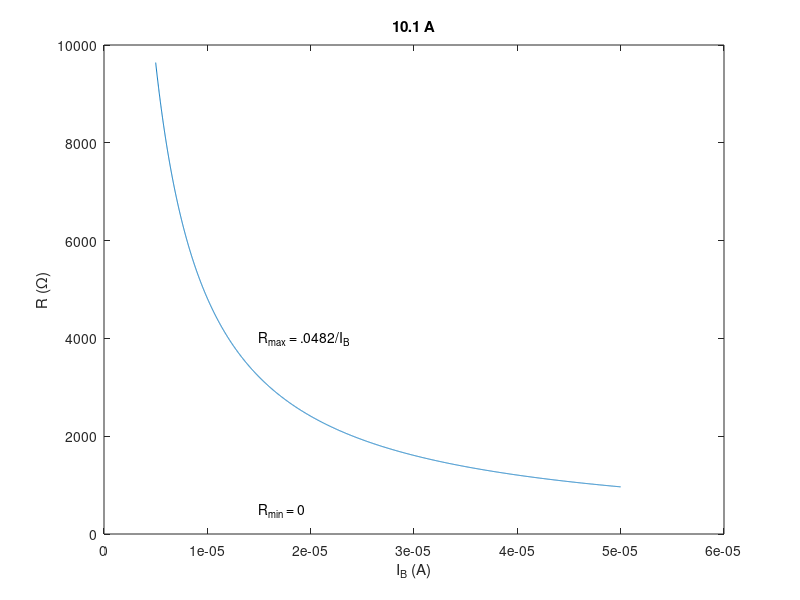
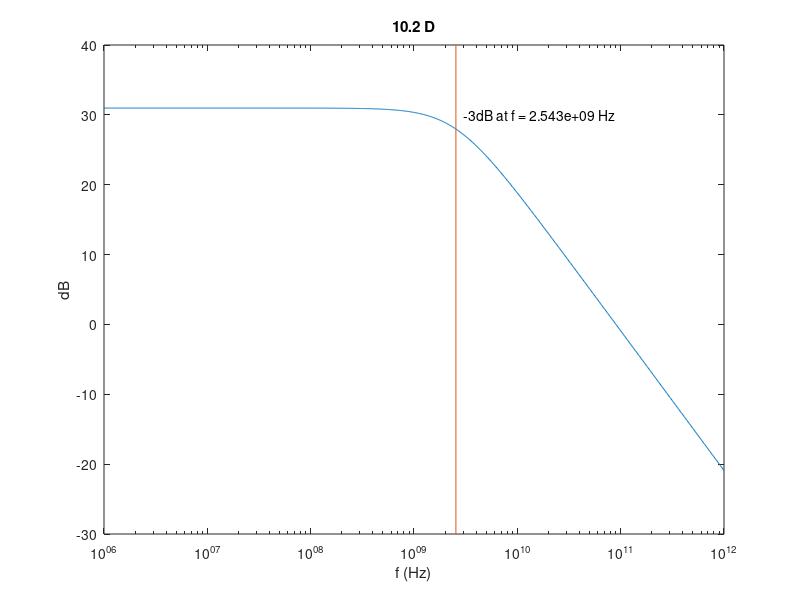
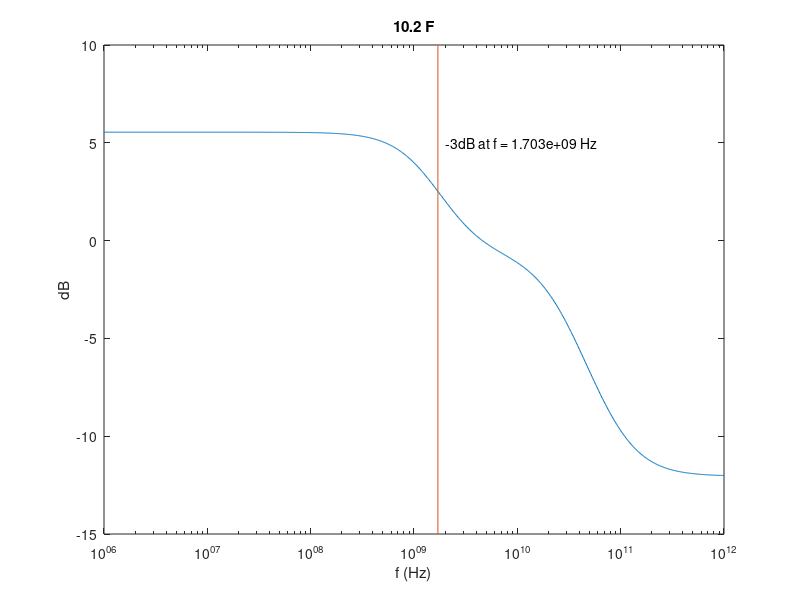
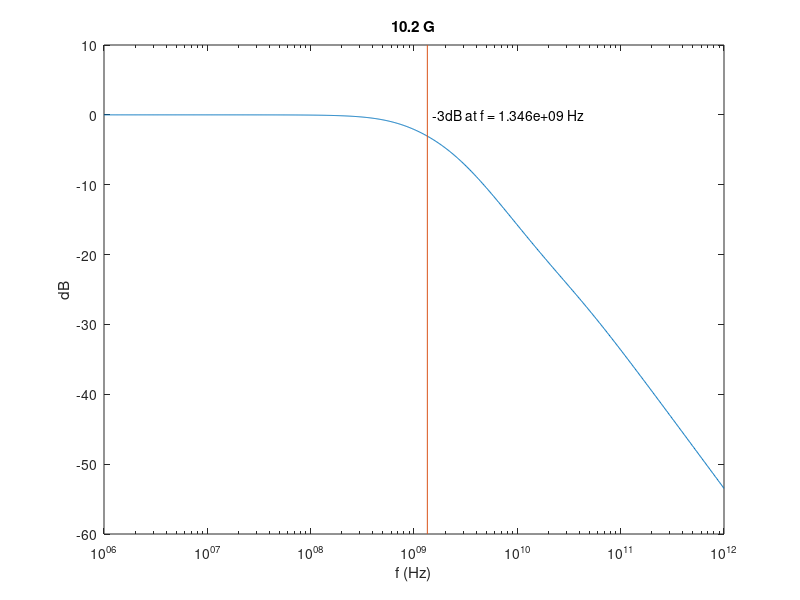

Write MATLAB code to recreate these figures, in order.
close all

IB = 5e-6:1e-8:50e-6;
Rmax = .0482./IB;
figure
plot(IB,Rmax)
title('10.1 A')
xlabel('I_B (A)')
ylabel('R (\Omega)')
text(1.5e-5,4000,'R_{max} = .0482/I_B')
text(1.5e-5,500,'R_{min} = 0')

go = 8e-5;
gm = .00566;
ro = 1/go;
Cgd = 10e-15;
Cgs = 30e-15;
Rs = 2000;

hz = logspace(6,12,1000);
w = 2*pi*hz;
Hout = (gm*.5*ro)./(1+j.*w.*Cgd.*ro/2);
figure
HoutdB = 10*log10(abs(Hout).^2);
semilogx(hz,HoutdB)
x = HoutdB(1);
for i = 1:length(hz)
    if HoutdB(i) <= x-3
        x = hz(i);
        break
    end
end
line([x x],[-30 40])
text(3e9,30,['-3dB at f = ',num2str(x, '%8.3e'),' Hz'])
title('10.2 D')
xlabel('f (Hz)')
ylabel('dB')

Ha = (-gm+j*w*Cgd)./(go+go+gm+j*w*(Cgd+Cgs)-go.*Hout);
figure
HadB = 10*log10(abs(Ha).^2);
semilogx(hz,HadB)
x = HadB(1);
for i = 1:length(hz)
    if HadB(i) <= x-3
        x = hz(i);
        break
    end
end
line([x x],[-15 10])
text(2e9,5,['-3dB at f = ',num2str(x, '%8.3e'),' Hz'])
title('10.2 F')
xlabel('f (Hz)')
ylabel('dB')

Hin = 1./(1+j*w*(Cgs+Cgd)*Rs-j*w*Cgd*Rs.*Ha);
figure
HindB = 10*log10(abs(Hin).^2);
semilogx(hz,HindB)
x = HindB(1);
for i = 1:length(hz)
    if HindB(i) <= x-3
        x = hz(i);
        break
    end
end
line([x x],[-60 10])
text(1.5e9,0,['-3dB at f = ',num2str(x, '%8.3e'),' Hz'])
title('10.2 G')
xlabel('f (Hz)')
ylabel('dB')

Htot = Hout.*Ha.*Hin;
figure
HtotdB = 10*log10(abs(Htot).^2);
semilogx(hz,HtotdB)
x = HtotdB(1);
for i = 1:length(hz)
    if HtotdB(i) <= x-3
        x = hz(i);
        break
    end
end
line([x x],[-100 40])
text(2e9,30,['-3dB at f = ',num2str(x, '%8.3e'),' Hz'])
title('10.2 J')
xlabel('f (Hz)')
ylabel('dB')

Hcodea = (-gm+j*w*Cgd)./(go+go+j*w*Cgd);
Hcodein = 1./(1+j*w*(Cgs+Cgd)*Rs-j*w*Cgd*Rs.*Hcodea);
Hcode = Hcodea.*Hcodein;
figure
HcodedB = 10*log10(abs(Hcode).^2);
semilogx(hz,HcodedB)
x = HcodedB(1);
for i = 1:length(hz)
    if HcodedB(i) <= x-3
        x = hz(i);
        break
    end
end
line([x x],[-60 40])
text(2e8,30,['-3dB at f = ',num2str(x, '%8.3e'),' Hz'])
title('10.2 K')
xlabel('f (Hz)')
ylabel('dB')